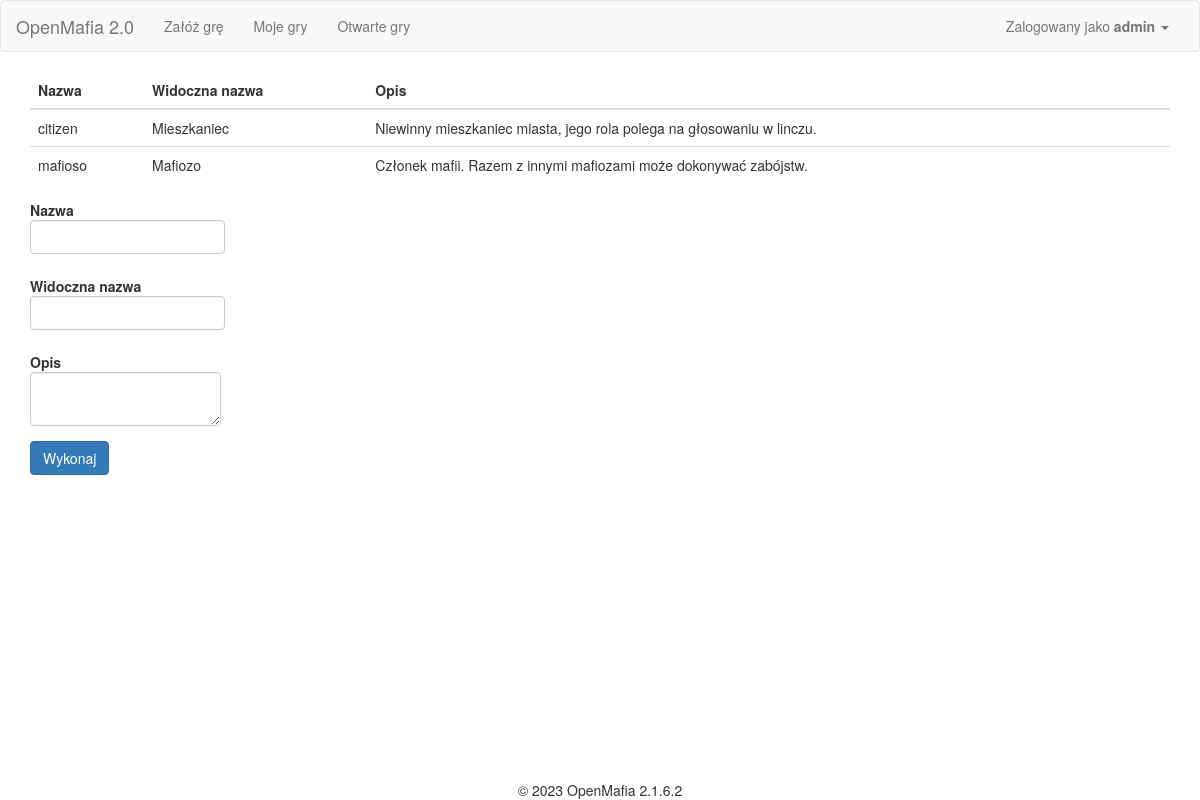
The page /admin/add_role (signed in) on the database as committed earlier.
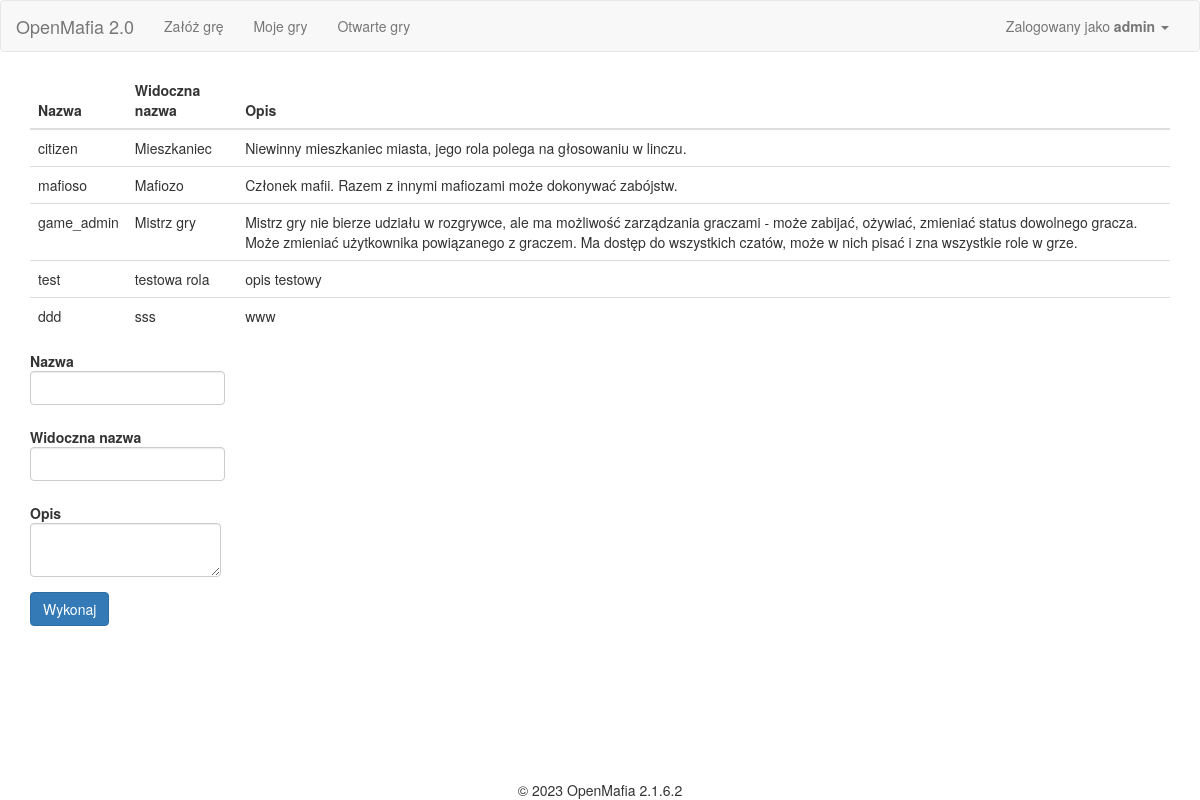
The same page on the database as committed later.
### app/Engine/DB/models.py (models this page shows, shortened)
class User(db.Model):
    __tablename__ = 'User'
    id = db.Column(db.Integer, primary_key=True)
    user = db.Column(db.String(64), unique=True)
    password = db.Column(db.String(500))
    name = db.Column(db.String(500))
    email = db.Column(db.String(120), unique=True)
    is_active = db.Column(db.Boolean)
    def is_active(self):
        return True

class Role(db.Model):
    __tablename__ = 'Role'
    id = db.Column(db.Integer, primary_key=True)
    name = db.Column(db.String(100))
    visible_name = db.Column(db.String(500))
    description = db.Column(db.String(500))
    events = relationship("Role_EventType", back_populates="role")

### app/AdminPanel/views.py (the view)
@AdminModule.route('add_role', methods=['GET', 'POST'])
@login_required
@administrator_privileges_required
def add_role():
    role_form = RoleForm()
    roles_api = RolesApi()
    if role_form.validate_on_submit():
        role_name = role_form.name.data
        visible_name = role_form.visible_name.data
        description = role_form.description.data
        roles_api.add_role(role_name, visible_name, description)
        flash('Dodano rolę '+role_name, 'alert-success')
    roles = roles_api.list_roles()
    return render_template('AdminModule_addrole.html', role_form=role_form, roles=roles)

### app/AdminPanel/forms.py
class RoleForm(FlaskForm):
    name = StringField(u'Nazwa', validators=[DataRequired()])
    visible_name = StringField(u'Widoczna nazwa', validators=[DataRequired()])
    description = StringField(u'Opis', validators=[DataRequired()], widget=TextArea())

### app/Engine/DB/db_api.py (called while the page is built)
    def list_roles(self):
        return Role.query.all()

### app/views.py (called while the page is built)
@app.before_request
def before_request():
    g.user = current_user

@lm.user_loader
def load_user(id):
    return User.query.get(int(id))

### app/AdminPanel/templates/AdminModule_addrole.html (shortened to what this page needs)
{% extends "base.html" %}
{% import "bootstrap/wtf.html" as wtf %}
{% block styles %}
{{ super() }}
<link rel="stylesheet" type="text/css" href="{{ url_for('SetupGameModule.static', filename='css/datatables.css') }}">
<link rel="stylesheet" type="text/css" href="{{ url_for('SetupGameModule.static', filename='css/styles.css') }}">
{% endblock %}
{%block main_content%}
<table class="table">
  <thead>
    <tr>
      <th scope="col">Nazwa</th>
      <th scope="col">Widoczna nazwa</th>
      <th scope="col">Opis</th>
    </tr>
  </thead>
  <tbody>
  {% for role in roles %}
  <tr>
    <td>{{ role.name }}</td>
    <td>{{ role.visible_name }}</td>
    <td>{{ role.description }}</td>
  </tr>
  {% endfor %}
  </tbody>
</table>
<form method="post" class="form form-horizontal" name="addrole">
                {{ wtf.form_field(role_form.name) }}
                {{ wtf.form_field(role_form.visible_name) }}
                {{ wtf.form_field(role_form.description) }}
                <div class="form-actions">
                    <button name="action" type="submit" class="btn btn-primary">Wykonaj</button>
                </div>
            </form>
{%endblock%}

### app/templates/base.html (shortened to what this page needs)
{% extends "bootstrap/base.html" %}
{% block styles %}
{{ super() }}
<link rel="stylesheet" type="text/css" href="{{ url_for('static', filename='css/base_styles.css') }}">
<link rel="stylesheet" type="text/css" href="{{ url_for('static', filename='css/bootstrap_table.css') }}">
{% endblock %}
{% block navbar %}
<nav class="navbar navbar-default" id="nav">
	<div class="container-fluid">
	  <div class="navbar-header">
		<a class="navbar-brand" href="/">OpenMafia 2.0</a>
	  </div>
	  <div class="collapse navbar-collapse" id="bs-example-navbar-collapse-1">
		<ul class="nav navbar-nav">
			<li {{ 'class=active' if request.endpoint == 'SetupGameModule.setup_game' }} ><a href="{{ url_for('SetupGameModule.setup_game')}}">Załóż grę</a></li>
			<li><a href="{{ url_for('SetupGameModule.game_list')}}/my_games">Moje gry</a></li>
			<li><a href="{{ url_for('SetupGameModule.game_list')}}/open_games">Otwarte gry</a></li>
		</ul>
		<ul class="nav navbar-nav navbar-right">
		  <li><a href="#"></a></li>
		  <li class="dropdown">
			<a href="#" class="dropdown-toggle" data-toggle="dropdown" role="button" aria-haspopup="true" aria-expanded="false">
				{% if current_user.is_authenticated %}
				Zalogowany jako <b>{{ current_user.user }}</b>
				{% else %}
					Gość
				{% endif %}
				<span class="caret"></span>
			</a>
		  </li>
		</ul>
	  </div>
	</div>
  </nav>
{% endblock %}
{%block content %}
<div class="container">
	{%block main_content%}{%endblock%}
</div>
{% block footer %}
<div class="footer">&copy; 2023 OpenMafia 2.1.6.2</div>
{%- endblock footer %}
{%endblock%}

### app/static/css/base_styles.css (style rules this page uses)
.footer { position: fixed; left: 0; bottom: 0; width: 100%; text-align: center; text-size: small; }

### app/SetupGameModule/static/css/styles.css (style rules this page uses)
.form-control { width: auto; }
.form-horizontal .form-group { margin-right: 0px; margin-left: 0px; }

Rows that differ between the two databases and show on the page:
added Role: name "game_admin", visible_name "Mistrz gry", description "Mistrz gry nie bierze udziału w rozgrywce, ale ma możliwość zarządzania graczami - może zabijać, ożywiać, zmieniać status dowolnego gracza. Może zmieniać użytkownika powiązanego z graczem. Ma dostęp do wszystkich czatów, może w nich pisać i zna wszystkie role w grze."
added Role: name "test", visible_name "testowa rola", description "opis testowy"
added Role: name "ddd", visible_name "sss", description "www"
